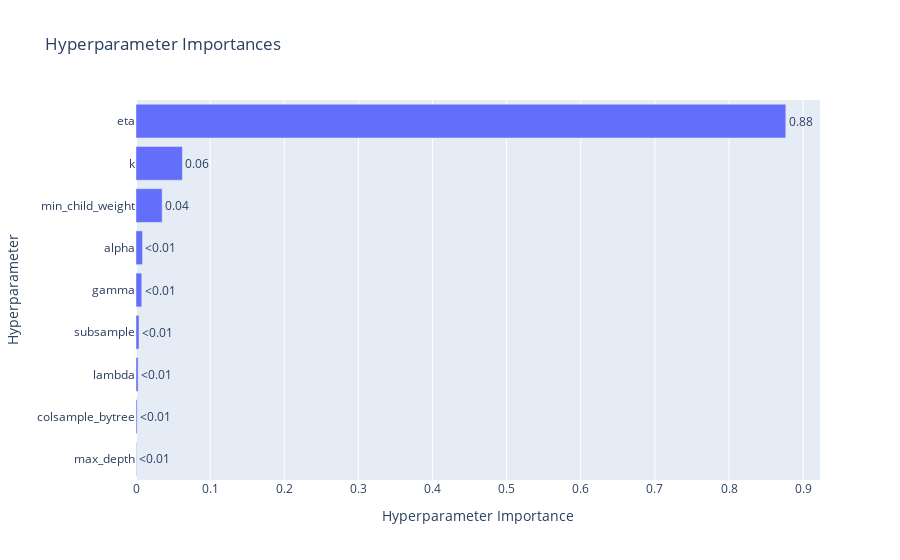

The code cell stored with this chart in its notebook:
### Code cell
op_viz.plot_param_importances(null_study)

### Figure 1 — Plotly figure (JSON) as saved in the notebook; plotly's stock layout.template omitted (floating-point values rounded to 4 significant figures)
{"data": [{"cliponaxis": false, "hovertemplate": ["max_depth (IntDistribution): 0.000632464730819249<extra></extra>", "colsample_bytree (FloatDistribution): 0.0015408700962183622<extra></extra>", "lambda (FloatDistribution): 0.002863250851155845<extra></extra>", "subsample (FloatDistribution): 0.004045016066910581<extra></extra>", "gamma (FloatDistribution): 0.007784552551210277<extra></extra>", "alpha (FloatDistribution): 0.008716442049771407<extra></extra>", "min_child_weight (IntDistribution): 0.035285474632823534<extra></extra>", "k (IntDistribution): 0.06255579181474427<extra></extra>", "eta (FloatDistribution): 0.8765761372063466<extra></extra>"], "name": "Objective Value", "orientation": "h", "text": ["<0.01", "<0.01", "<0.01", "<0.01", "<0.01", "<0.01", "0.04", "0.06", "0.88"], "textposition": "outside", "type": "bar", "x": [0.0006325, 0.001541, 0.002863, 0.004045, 0.007785, 0.008716, 0.03529, 0.06256, 0.8766], "y": ["max_depth", "colsample_bytree", "lambda", "subsample", "gamma", "alpha", "min_child_weight", "k", "eta"]}], "layout": {"title": {"text": "Hyperparameter Importances"}, "xaxis": {"title": {"text": "Hyperparameter Importance"}}, "yaxis": {"title": {"text": "Hyperparameter"}}}}
